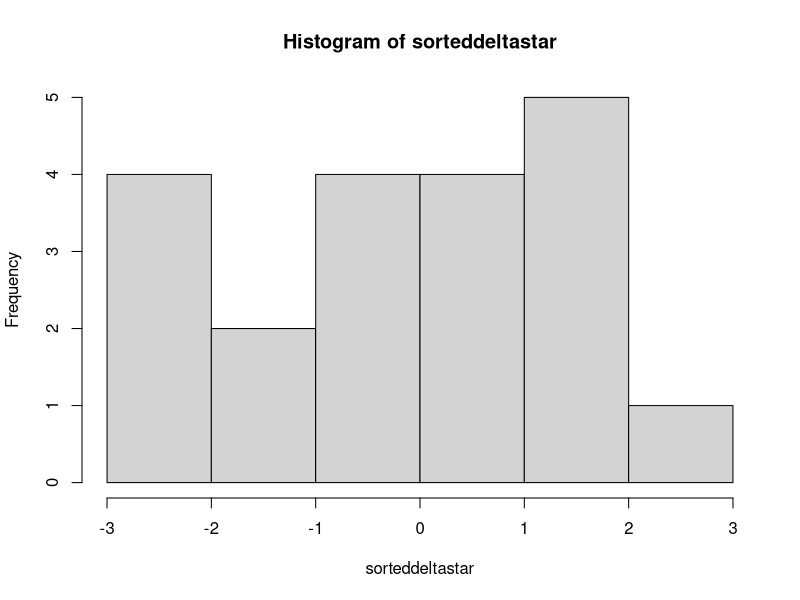

This chart was generated by the following R code:
# Data for the toy example ----
x = c(30,37,36,43,42,43,43,46,41,42)
n = length(x)

# sample mean
xbar = mean(x)

nboot = 20
# Generate 20 bootstrap samples, i.e. an n x 20 array of 
# random resamples from x
tmpdata = sample(x,n*nboot, replace=TRUE)
bootstrap_sample = matrix(tmpdata, nrow=n, ncol=nboot)
bootstrap_sample
# Compute the means $\xbar^*$
bsmeans = colMeans(bootstrap_sample)

# Compute $\delta^*$ for each bootstrap sample
deltastar = bsmeans - xbar

# Sort the results
sorteddeltastar = sort(deltastar)
hist(sorteddeltastar, nclass=6)
sorteddeltastar
       
# Find the .1 and .9 critical values of $\delta^*$
d9 = sorteddeltastar[2]
d1 = sorteddeltastar[18]

# Find and print the 80\% confidence interval for the mean
CI = xbar - c(d1,d9)
print(CI)

#simulating the bootstrap variance----
# Repeatedly sample from exp(2) to find 
# the mean and variance of the median of data
# Repeat this by resampling from one sample and compare
lambda = 2
n = 70
ntrials = 10000
nboot = 10000
meds.true = rep(0,ntrials)
for (j in 1:ntrials)
{
  expdata= rexp(n, lambda)
  meds.true[j] = median(expdata)
}

#Now bootstrap
expdata = rexp(n,lambda)
meds.bs = rep(0,ntrials)
for (j in 1:ntrials)
{
  bsdata= sample(expdata, n, replace=TRUE)
  meds.bs[j] = median(bsdata)
}

mn.true = mean(meds.true)
sd.true = sqrt(var(meds.true))
mn.bs = mean(meds.bs)
sd.bs = sqrt(var(meds.bs))
s = sprintf("True mean of median: %.3f, std dev of median: %.3f", 
              mn.true, sd.true)
print(s)
s = sprintf("BS mean of median: %.3f, std dev of median: %.3f", 
            mn.bs, sd.bs)
print(s)
# true median
log(2)/lambda
